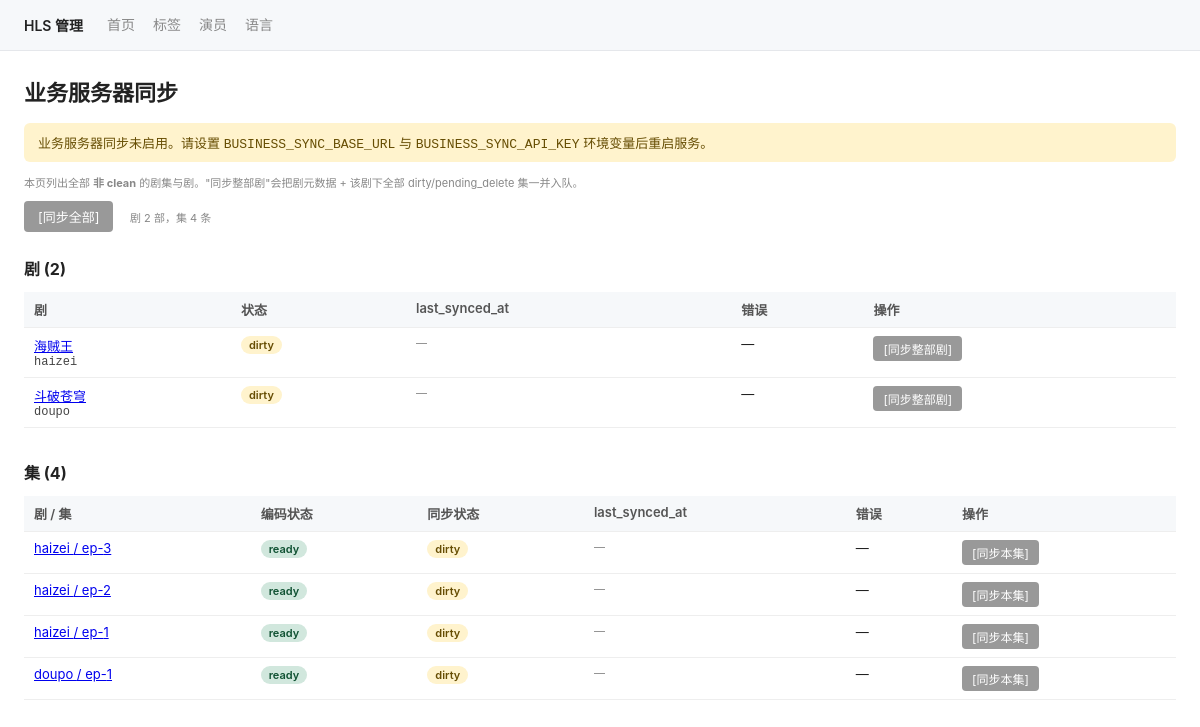
The page /admin/sync on the database its author committed.
### tables this page shows
CREATE TABLE dramas (
  slug             TEXT    PRIMARY KEY,
  default_lang     TEXT    NOT NULL,
  -- business-server-sync (step 6): drama-level sync state machine.
  -- Values: 'dirty' / 'syncing' / 'clean' / 'sync_failed' / 'pending_delete'.
  -- A fresh drama starts 'dirty'. Library cascades flip to 'dirty' (skipping
  -- 'pending_delete'). The sync worker is the only writer of 'syncing' /
  -- 'clean' / 'sync_failed' transitions.
  sync_status      TEXT    NOT NULL DEFAULT 'dirty',
  sync_error       TEXT,
  last_synced_at   TEXT,
  created_at       TEXT    NOT NULL,
  updated_at       TEXT    NOT NULL,
  FOREIGN KEY (default_lang) REFERENCES languages(code) ON DELETE RESTRICT
);

CREATE TABLE episodes (
  id               INTEGER PRIMARY KEY AUTOINCREMENT,
  drama_slug       TEXT    NOT NULL,
  ep_number        INTEGER NOT NULL,
  episode_id       TEXT    NOT NULL UNIQUE,
  status           TEXT    NOT NULL,
  duration_ms      INTEGER,
  play_url         TEXT,
  key_uri          TEXT,
  key_b64          TEXT,
  iv_hex           TEXT,
  cover_url        TEXT,
  width            INTEGER,
  height           INTEGER,
  source_filename  TEXT,
  error_message    TEXT,
  -- business-server-sync (step 6): episode-level sync state machine. Mirrors
  -- the dramas columns above. Independent from the drama row's sync_status.
  sync_status      TEXT    NOT NULL DEFAULT 'dirty',
  sync_error       TEXT,
  last_synced_at   TEXT,
  created_at       TEXT    NOT NULL,
  updated_at       TEXT    NOT NULL,
  UNIQUE(drama_slug, ep_number),
  FOREIGN KEY (drama_slug) REFERENCES dramas(slug) ON DELETE RESTRICT
);

### app/routers/sync.py (the view)
@router.get("/admin/sync", response_class=HTMLResponse)
async def sync_overview(request: Request) -> HTMLResponse:
    dramas = db.list_dramas_needing_sync()
    episodes = db.list_episodes_needing_sync_all()
    return _TEMPLATES.TemplateResponse(
        request,
        "sync.html",
        {
            "dramas": dramas,
            "episodes": episodes,
            "sync_enabled": bool(settings.business_sync_base_url),
            "nav_active": "sync",
        },
    )

### app/templates/sync.html (shortened to what this page needs)
{% extends "_base.html" %}
{% block content %}
<h1>业务服务器同步</h1>
{% if not sync_enabled %}
  <div class="flash warn">
    业务服务器同步未启用。请设置 <code>BUSINESS_SYNC_BASE_URL</code> 与 <code>BUSINESS_SYNC_API_KEY</code> 环境变量后重启服务。
  </div>
{% endif %}
<p class="meta">
  本页列出全部 <strong>非 clean</strong> 的剧集与剧。"同步整部剧"会把剧元数据 + 该剧下全部 dirty/pending_delete 集一并入队。
</p>
<div style="margin-bottom: 16px;">
  <button id="btn-sync-all" class="btn btn-primary" {% if not sync_enabled or (dramas|length == 0 and episodes|length == 0) %}disabled{% endif %}>
    [同步全部]
  </button>
  <span class="meta" style="margin-left: 12px;">
    剧 {{ dramas|length }} 部，集 {{ episodes|length }} 条
  </span>
</div>
<h2>剧 ({{ dramas|length }})</h2>
{% if dramas %}
<table>
  <thead>
    <tr>
      <th>剧</th>
      <th>状态</th>
      <th>last_synced_at</th>
      <th>错误</th>
      <th class="actions-col">操作</th>
    </tr>
  </thead>
  <tbody>
    {% for d in dramas %}
    <tr data-slug="{{ d.slug }}">
      <td>
        <a href="/admin/dramas/{{ d.slug }}">{{ d.name or d.slug }}</a>
        <div class="meta mono">{{ d.slug }}</div>
      </td>
      <td><span class="sync-badge {{ d.sync_status }}">{{ d.sync_status }}</span></td>
      <td class="meta">{{ d.last_synced_at or '—' }}</td>
      <td>
        {% if d.sync_error %}
          <details class="error">
            <summary class="meta">查看错误</summary>
            <pre>{{ d.sync_error }}</pre>
          </details>
        {% else %}—{% endif %}
      </td>
      <td class="actions-col">
        <button class="btn btn-sm btn-primary btn-sync-drama" data-slug="{{ d.slug }}" {% if not sync_enabled %}disabled{% endif %}>
          [同步整部剧]
        </button>
      </td>
    </tr>
    {% endfor %}
  </tbody>
</table>
{% else %}
<p class="meta">所有剧均为 clean。</p>
{% endif %}
<h2 style="margin-top: 32px;">集 ({{ episodes|length }})</h2>
{% if episodes %}
<table>
  <thead>
    <tr>
      <th>剧 / 集</th>
      <th>编码状态</th>
      <th>同步状态</th>
      <th>last_synced_at</th>
      <th>错误</th>
      <th class="actions-col">操作</th>
    </tr>
  </thead>
  <tbody>
    {% for e in episodes %}
    <tr data-slug="{{ e.drama_slug }}" data-ep="{{ e.ep_number }}">
      <td>
        <a href="/admin/dramas/{{ e.drama_slug }}/episodes/{{ e.ep_number }}">
          {{ e.drama_slug }} / ep-{{ e.ep_number }}
        </a>
      </td>
      <td><span class="badge {{ e.status }}">{{ e.status }}</span></td>
      <td><span class="sync-badge {{ e.sync_status }}">{{ e.sync_status }}</span></td>
      <td class="meta">{{ e.last_synced_at or '—' }}</td>
      <td>
        {% if e.sync_error %}
          <details class="error">
            <summary class="meta">查看错误</summary>
            <pre>{{ e.sync_error }}</pre>
          </details>
        {% else %}—{% endif %}
      </td>
      <td class="actions-col">
        <button class="btn btn-sm btn-primary btn-sync-ep" data-slug="{{ e.drama_slug }}" data-ep="{{ e.ep_number }}" {% if not sync_enabled %}disabled{% endif %}>
          [同步本集]
        </button>
      </td>
    </tr>
    {% endfor %}
  </tbody>
</table>
{% else %}
<p class="meta">所有集均为 clean。</p>
{% endif %}
{% endblock %}

### app/templates/_base.html (shortened to what this page needs)
<!DOCTYPE html>
<html lang="zh-CN">
<head>
    <link rel="stylesheet" href="/static/admin.css">
</head>
<body>
{% set nav_active = nav_active|default('') %}
<nav class="topnav">
    <span class="brand">HLS 管理</span>
    <a href="/admin"           class="{{ 'active' if nav_active == 'home' }}">首页</a>
    <a href="/admin/tags"      class="{{ 'active' if nav_active == 'tags' }}">标签</a>
    <a href="/admin/actors"    class="{{ 'active' if nav_active == 'actors' }}">演员</a>
    <a href="/admin/languages" class="{{ 'active' if nav_active == 'languages' }}">语言</a>
</nav>
<main>
{% block content %}{% endblock %}
</main>
</body>
</html>

### app/static/admin.css (style rules this page uses)
:root { --bg: #ffffff; --bg-alt: #f6f8fa; --bg-strip: #e9ecef; --fg: #222; --fg-meta: #888; --fg-mono: #444; --accent: #0969da; --success: #1f883d; --danger: #d73a49; --warning-bg: #fff3cd; --warning-fg: #664d03; --info-bg: #cfe2ff; --info-fg: #084298; --ready-bg: #d1e7dd; --ready-fg: #0f5132; --error-bg: #f8d7da; --error-fg: #842029; --border: #e5e7eb; }
* { box-sizing: border-box; }
body { font-family: -apple-system, "PingFang SC", "Helvetica Neue", sans-serif; margin: 0; color: var(--fg); background: var(--bg); }
main { padding: 24px; max-width: 1200px; margin: 0 auto; }
h1 { margin: 0 0 16px; font-size: 22px; }
h2 { margin: 24px 0 12px; font-size: 16px; }
nav.topnav { display: flex; align-items: center; padding: 10px 24px; background: var(--bg-alt); border-bottom: 1px solid var(--border); font-size: 14px; }
nav.topnav .brand { font-weight: 600; margin-right: 24px; }
nav.topnav a { color: var(--fg-meta); text-decoration: none; margin-right: 18px; padding: 4px 0; border-bottom: 2px solid transparent; }
.flash { margin: 12px 0; padding: 10px 14px; border-radius: 6px; font-size: 13px; }
.flash.warn { background: var(--warning-bg); color: var(--warning-fg); }
button, .btn { padding: 6px 14px; border: 0; border-radius: 4px; font-size: 13px; cursor: pointer; font-family: inherit; color: white; background: var(--accent); }
button:disabled, .btn:disabled { background: #999; cursor: not-allowed; }
.btn-primary { background: var(--accent); }
.btn-sm { padding: 4px 10px; font-size: 12px; }
table { width: 100%; border-collapse: collapse; font-size: 13px; }
table th, table td { padding: 8px 10px; border-bottom: 1px solid #eee; text-align: left; vertical-align: top; }
table th { background: var(--bg-alt); font-weight: 600; color: #555; }
.badge { display: inline-block; padding: 2px 8px; border-radius: 10px; font-size: 11px; font-weight: 600; }
.badge.ready { background: var(--ready-bg); color: var(--ready-fg); }
.sync-badge { display: inline-block; padding: 2px 8px; border-radius: 10px; font-size: 11px; font-weight: 600; }
.sync-badge.dirty { background: var(--warning-bg); color: var(--warning-fg); }
.meta { color: var(--fg-meta); font-size: 11px; }
.mono { font-family: ui-monospace, Menlo, monospace; font-size: 12px; color: var(--fg-mono); }
.actions-col { white-space: nowrap; }

### rows shown on the page
dramas: name "海贼王", slug "haizei", sync_status "dirty", last_synced_at "—"
dramas: name "斗破苍穹", slug "doupo", sync_status "dirty", last_synced_at "—"
episodes: drama_slug "haizei", ep_number "3", status "ready", sync_status "dirty", last_synced_at "—"
episodes: drama_slug "haizei", ep_number "2", status "ready", sync_status "dirty", last_synced_at "—"
episodes: drama_slug "haizei", ep_number "1", status "ready", sync_status "dirty", last_synced_at "—"
episodes: drama_slug "doupo", ep_number "1", status "ready", sync_status "dirty", last_synced_at "—"

### other values the page prints
{{ dramas|length }} "2"
{{ episodes|length }} "4"
